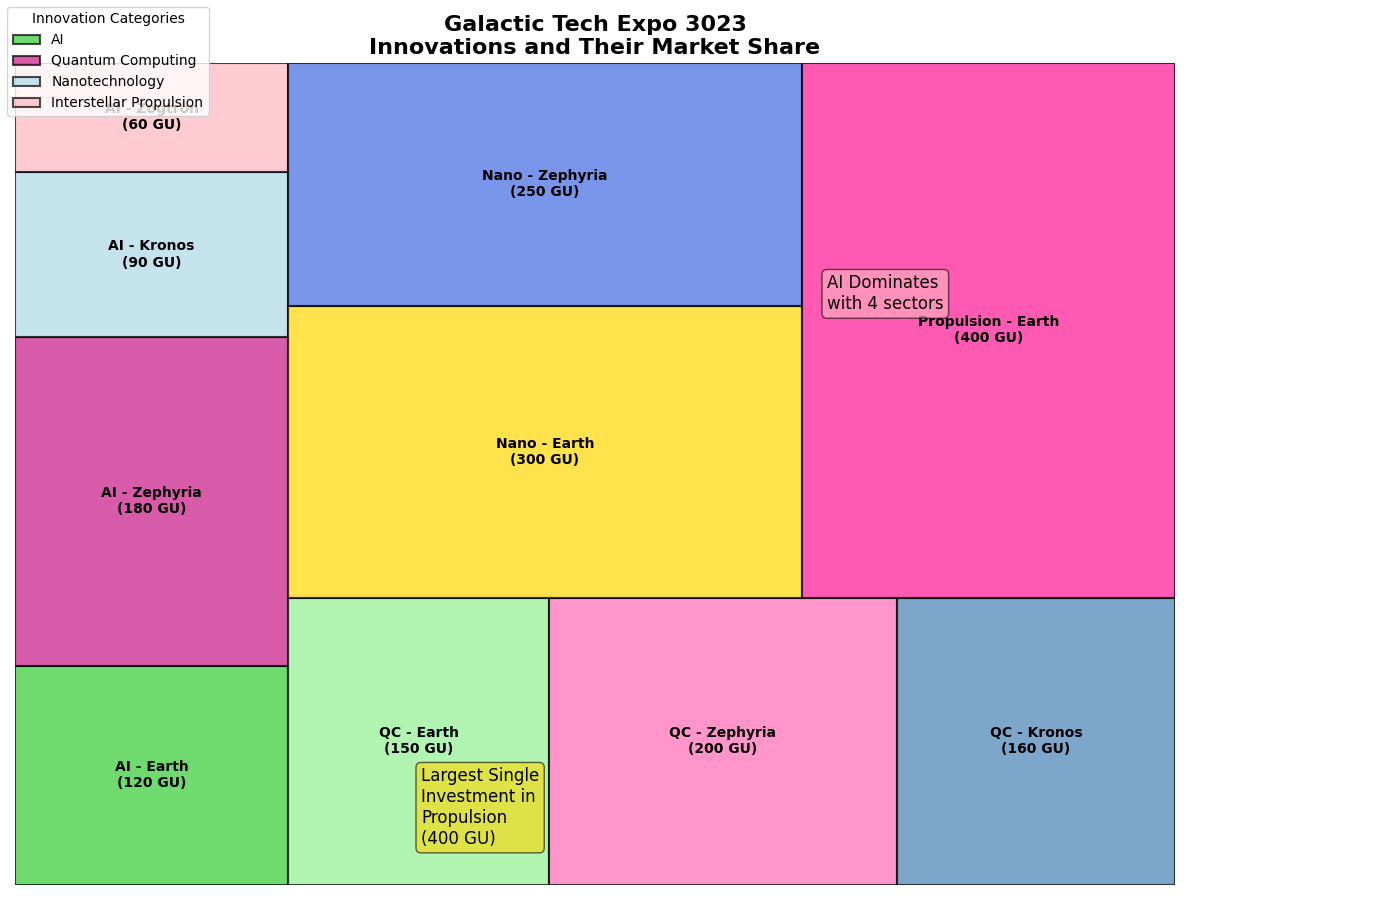

This chart was generated by the following Python code:
import matplotlib.pyplot as plt
import squarify

# Define market share data in "galactic units"
innovations = {
    'Artificial Intelligence': [120, 180, 90, 60],
    'Quantum Computing': [150, 200, 160],
    'Nanotechnology': [300, 250],
    'Interstellar Propulsion': [400]
}

# Assign labels to each subcategory
innovation_labels = [
    'AI - Earth\n(120 GU)', 'AI - Zephyria\n(180 GU)', 'AI - Kronos\n(90 GU)', 'AI - Zogtron\n(60 GU)',
    'QC - Earth\n(150 GU)', 'QC - Zephyria\n(200 GU)', 'QC - Kronos\n(160 GU)',
    'Nano - Earth\n(300 GU)', 'Nano - Zephyria\n(250 GU)',
    'Propulsion - Earth\n(400 GU)'
]

# Flatten data and labels for plotting
sizes = [value for sublist in innovations.values() for value in sublist]
labels = [f'{lbl}' for lbl in innovation_labels]

# Shuffled colors for visualization
colors = ['#32CD32', '#C71585', '#ADD8E6', '#FFB6C1',  # shuffled AI
          '#90EE90', '#FF69B4', '#4682B4',            # shuffled QC
          '#FFD700', '#4169E1',                       # shuffled Nano
          '#FF1493']                                  # shuffled Propulsion

# Create figure and axis
fig, ax = plt.subplots(figsize=(14, 9))
squarify.plot(sizes=sizes, label=labels, color=colors, alpha=0.7, ax=ax, 
              text_kwargs={'fontsize': 10, 'weight': 'bold'}, edgecolor="black", linewidth=1.5)

# Set title with a subtitle for clarity
plt.title("Galactic Tech Expo 3023\nInnovations and Their Market Share", fontsize=16, fontweight='bold')

# Remove axis for clarity
ax.axis('off')

# Customizing plot background
ax.set_facecolor('#f0f8ff')

# Annotations for highlighting key insights
ax.annotate('AI Dominates\nwith 4 sectors', xy=(0.7, 0.7), xycoords='axes fraction', fontsize=12,
            bbox=dict(boxstyle="round,pad=0.3", edgecolor="black", facecolor="#FFB6C1", alpha=0.6))

ax.annotate('Largest Single\nInvestment in\nPropulsion\n(400 GU)', xy=(0.35, 0.05), xycoords='axes fraction', fontsize=12,
            bbox=dict(boxstyle="round,pad=0.3", edgecolor="black", facecolor="#FFD700", alpha=0.6))

# Display a legend in a separate subplot
fig.legend(labels=["AI", "Quantum Computing", "Nanotechnology", "Interstellar Propulsion"], 
           loc="upper left", fontsize=10, title="Innovation Categories")

# Adjust layout for better visibility and to avoid overlap
plt.tight_layout(rect=[0, 0, 0.85, 1])

# Display the plot
plt.show()
